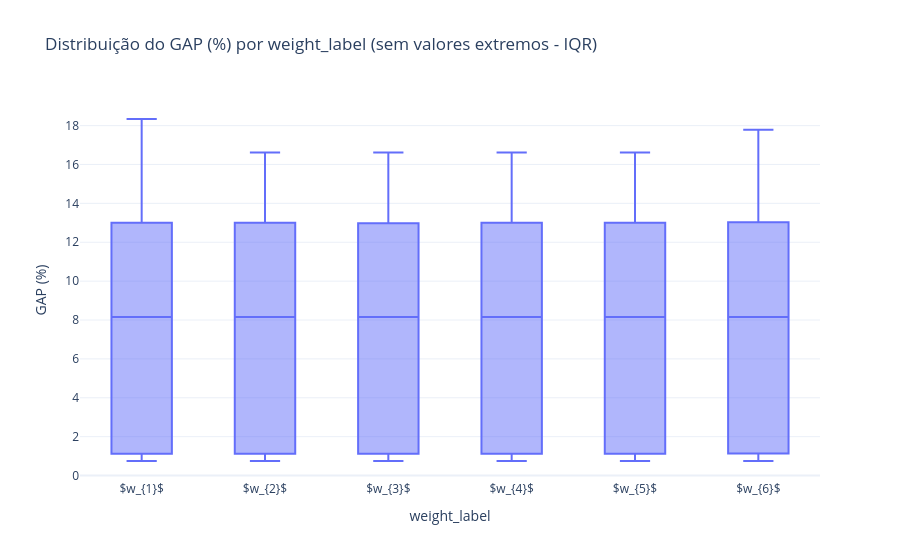

Notebook source saved alongside this figure:
### Code cell
# Assume que df, pd e px já estão disponíveis no notebook

base = df.copy()

# Usa weight_label; fallback para weigh_label se vier com esse nome
peso_col = "weight_label" if "weight_label" in base.columns else "weigh_label"
if peso_col not in base.columns:
    raise ValueError("Coluna de peso não encontrada: 'weight_label' (ou 'weigh_label').")

dados = base[[peso_col, "gap"]].copy()
dados["gap"] = pd.to_numeric(dados["gap"], errors="coerce")
dados = dados.dropna(subset=[peso_col, "gap"])

# Gap negativo vira zero
dados["gap"] = dados["gap"].clip(lower=0)

# Converte para percentual se necessário
if dados["gap"].abs().max() <= 1.5:
    dados["gap_pct"] = dados["gap"] * 100
else:
    dados["gap_pct"] = dados["gap"]

dados[peso_col] = dados[peso_col].astype(str)

# Remove extremos por grupo (IQR por weight_label)
iqr_stats = (
    dados.groupby(peso_col)["gap_pct"]
    .quantile([0.25, 0.75]).unstack()
    .rename(columns={0.25: "q1", 0.75: "q3"})
)
iqr_stats["iqr"] = iqr_stats["q3"] - iqr_stats["q1"]
iqr_stats["lim_inf"] = iqr_stats["q1"] - 1.5 * iqr_stats["iqr"]
iqr_stats["lim_sup"] = iqr_stats["q3"] + 1.5 * iqr_stats["iqr"]

dados_aux = dados.join(iqr_stats[["lim_inf", "lim_sup"]], on=peso_col)
dados_sem_extremos = dados_aux[
    (dados_aux["gap_pct"] >= dados_aux["lim_inf"]) &
    (dados_aux["gap_pct"] <= dados_aux["lim_sup"])
].drop(columns=["lim_inf", "lim_sup"])

# Resumo
resumo = (
    dados_sem_extremos.groupby(peso_col, as_index=False)
    .agg(
        n_execucoes=("gap_pct", "size"),
        gap_medio_pct=("gap_pct", "mean"),
        gap_mediano_pct=("gap_pct", "median"),
        gap_std_pct=("gap_pct", "std"),
        gap_p90_pct=("gap_pct", lambda s: s.quantile(0.90)),
        gap_min_pct=("gap_pct", "min"),
        gap_max_pct=("gap_pct", "max"),
    )
    .sort_values(peso_col)
)

display(resumo.round(3))

# Boxplot sem extremos
fig_box = px.box(
    dados_sem_extremos,
    x=peso_col,
    y="gap_pct",
    points=False,
    labels={peso_col: "weight_label", "gap_pct": "GAP (%)"},
    title="Distribuição do GAP (%) por weight_label (sem valores extremos - IQR)",
)
fig_box.update_layout(template="plotly_white")
fig_box.show()

### Figure 1 — Plotly figure (JSON) as saved in the notebook; plotly's stock layout.template omitted (floating-point values rounded to 4 significant figures; data arrays with more than 128 entries replaced by an {"elided": "..."} marker saying what was removed)
{"data": [{"alignmentgroup": "True", "boxpoints": false, "hovertemplate": "weight_label=%{x}<br>GAP (%)=%{y}<extra></extra>", "legendgroup": "", "marker": {"color": "#636efa"}, "name": "", "notched": false, "offsetgroup": "", "orientation": "v", "showlegend": false, "type": "box", "x": {"elided": "21486 str values"}, "x0": " ", "xaxis": "x", "y": {"elided": "21486 float values"}, "y0": " ", "yaxis": "y"}], "layout": {"boxmode": "group", "legend": {"tracegroupgap": 0}, "title": {"text": "Distribuição do GAP (%) por weight_label (sem valores extremos - IQR)"}, "xaxis": {"anchor": "y", "domain": [0, 1], "title": {"text": "weight_label"}}, "yaxis": {"anchor": "x", "domain": [0, 1], "title": {"text": "GAP (%)"}}}}
